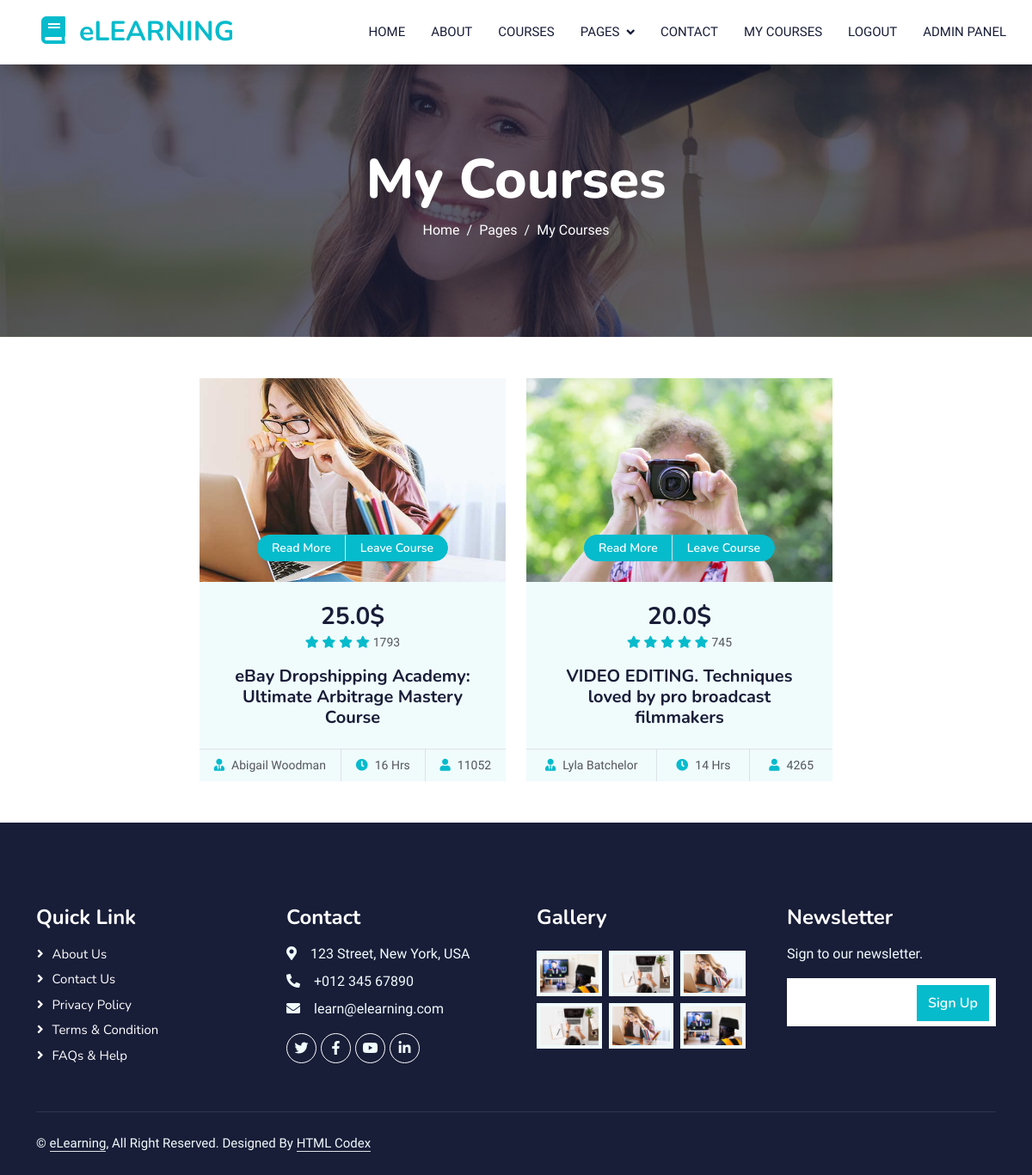
The app's page /my_courses (signed in) with its own data.
### app/models.py (models this page shows, shortened)
    class Course(db.Model):
        id = db.Column(db.Integer, primary_key=True)
        name = db.Column(db.String(100), nullable=False)
        category = db.Column(db.String(100), nullable=False)
        description = db.Column(db.Text, nullable=False)
        teacher = db.Column(db.String(100), nullable=False)
        cover_url = db.Column(db.String(250))
        students = db.Column(db.Integer, nullable=False)
        length = db.Column(db.Integer, nullable=False)
        price = db.Column(db.Float, nullable=False)
        comments = db.Column(db.Integer, nullable=False)
        points = db.Column(db.Integer, nullable=False)
        users = db.relationship('User', secondary='user_courses', back_populates='courses')

### app/views.py (the view)
@app.route('/my_courses')
@login_required
def my_courses():
    return render_template('my_courses.html', courses=current_user.courses)

### app/__init__.py (called while the page is built)
@login_manager.user_loader
def load_user(user_id):
    return User.query.get(int(user_id))

@app.before_request
def before_request():
    if "/admin" in request.url:
        if current_user.is_authenticated and current_user.is_admin:
            return None
        else:
            return redirect(url_for("auth.login"))

### app/templates/my_courses.html (shortened to what this page needs)
{% extends "base.html" %}
{% block content %}
<div class="container-fluid bg-primary py-5 mb-5 page-header">
    <div class="container py-5">
        <div class="row justify-content-center">
            <div class="col-lg-10 text-center">
                <h1 class="display-3 text-white animated slideInDown">My Courses</h1>
                <nav aria-label="breadcrumb">
                    <ol class="breadcrumb justify-content-center">
                        <li class="breadcrumb-item"><a class="text-white" href="{{ url_for('index') }}">Home</a></li>
                        <li class="breadcrumb-item text-white active" aria-current="page">Pages</li>
                        <li class="breadcrumb-item text-white active" aria-current="page">My Courses</li>
                    </ol>
                </nav>
            </div>
        </div>
    </div>
</div>
<div class="container">
    {% if current_user.courses %}
        <div class="row g-4 justify-content-center">
            {% for course in current_user.courses %}
                <div class="col-lg-4 col-md-6 wow fadeInUp" data-wow-delay="0.1s">
                    <div class="course-item bg-light">
                        <div class="position-relative overflow-hidden">
                            <img class="img-fluid" src={{url_for('static', filename=course.cover_url)}} alt="">
                            <div class="w-100 d-flex justify-content-center position-absolute bottom-0 start-0 mb-4">
                                <a href="{{ url_for('course_detail', course_id=course.id) }}" class="flex-shrink-0 btn btn-sm btn-primary px-3 border-end" style="border-radius: 30px 0 0 30px;">Read More</a>
                                <a href="{{ url_for('leave_course', course_id=course.id) }}" class="flex-shrink-0 btn btn-sm btn-primary px-3" style="border-radius: 0 30px 30px 0;">Leave Course</a>
                            </div>
                        </div>
                        <div class="text-center p-4 pb-0">
                            <h3 class="mb-0">{{course.price}}$</h3>
                            <div class="mb-3">
                                {% for point in range(course.points) %}
                                    <small class="fa fa-star text-primary"></small>
                                {% endfor %}
                                <small>{{course.comments}}</small>
                            </div>
                            <h5 class="mb-4">{{course.name}}</h5>
                        </div>
                        <div class="d-flex border-top">
                            <small class="flex-fill text-center border-end py-2"><i class="fa fa-user-tie text-primary me-2"></i>{{course.teacher}}</small>
                            <small class="flex-fill text-center border-end py-2"><i class="fa fa-clock text-primary me-2"></i>{{course.length}} Hrs</small>
                            <small class="flex-fill text-center py-2"><i class="fa fa-user text-primary me-2"></i>{{course.students}}</small>
                        </div>
                    </div>
                </div>
            {% endfor %}
        </div>
    {% else %}
        <p>You haven't enrolled in any courses yet.</p>
    {% endif %}
</div>
{% endblock %}

### app/static/css/style.css (style rules this page uses)
:root { --primary: #06BBCC; --light: #F0FBFC; --dark: #181d38; }
.btn { font-family: 'Nunito', sans-serif; font-weight: 600; transition: .5s; }
.btn.btn-primary, .btn.btn-secondary { color: #FFFFFF; }
.page-header { background: linear-gradient(rgba(24, 29, 56, .7), rgba(24, 29, 56, .7)), url(../img/carousel-1.jpg); background-position: center center; background-repeat: no-repeat; background-size: cover; }
.breadcrumb-item + .breadcrumb-item::before { color: var(--light); }
.category img, .course-item img { transition: .5s; }

### records on screen
Course: cover_url (picture), price "25.0", points 4 (drawn), comments "1793", name "eBay Dropshipping Academy: Ultimate Arbitrage Mastery Course", teacher "Abigail Woodman", length "16", students "11052"
Course: cover_url (picture), price "20.0", points 5 (drawn), comments "745", name "VIDEO EDITING. Techniques loved by pro broadcast filmmakers", teacher "Lyla Batchelor", length "14", students "4265"
